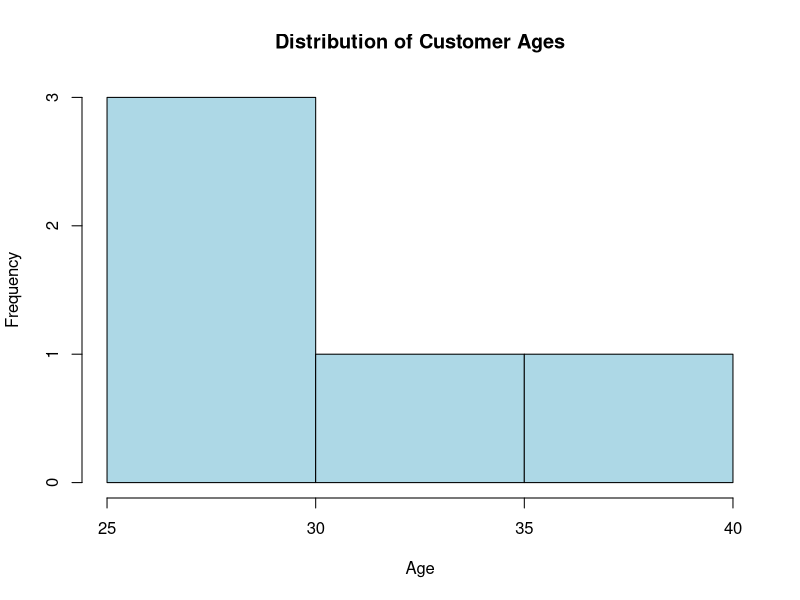

Source code (R):
# Dataset
customer_id <- c(1,2,3,4,5)
age <- c(25,30,35,28,40)
satisfaction <- c(4,5,3,4,5)

# Histogram
hist(age,
     col="lightblue",
     main="Distribution of Customer Ages",
     xlab="Age",
     ylab="Frequency",
     breaks=5)
